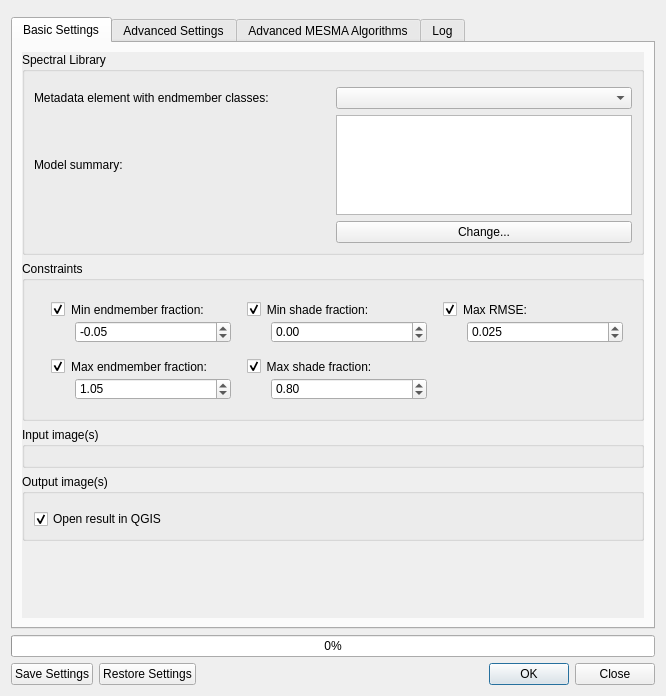
<?xml version="1.0" encoding="UTF-8"?>
<ui version="4.0">
 <class>MesmaDialog</class>
 <widget class="QDialog" name="MesmaDialog">
  <property name="geometry">
   <rect>
    <x>0</x>
    <y>0</y>
    <width>666</width>
    <height>696</height>
   </rect>
  </property>
  <property name="windowTitle">
   <string>MESMA</string>
  </property>
  <property name="toolTip">
   <string/>
  </property>
  <property name="toolTipDuration">
   <number>-1</number>
  </property>
  <property name="statusTip">
   <string/>
  </property>
  <property name="whatsThis">
   <string/>
  </property>
  <property name="accessibleName">
   <string/>
  </property>
  <property name="accessibleDescription">
   <string/>
  </property>
  <property name="locale">
   <locale language="English" country="UnitedKingdom"/>
  </property>
  <property name="windowFilePath">
   <string/>
  </property>
  <property name="sizeGripEnabled">
   <bool>false</bool>
  </property>
  <property name="modal">
   <bool>false</bool>
  </property>
  <layout class="QVBoxLayout" name="verticalLayout">
   <item>
    <widget class="QWidget" name="logoWidget" native="true">
     <layout class="QVBoxLayout" name="verticalLayout_18">
      <property name="spacing">
       <number>0</number>
      </property>
      <property name="leftMargin">
       <number>0</number>
      </property>
      <property name="topMargin">
       <number>0</number>
      </property>
      <property name="rightMargin">
       <number>0</number>
      </property>
      <property name="bottomMargin">
       <number>0</number>
      </property>
      <item>
       <layout class="QHBoxLayout" name="logoLayout">
        <property name="spacing">
         <number>0</number>
        </property>
       </layout>
      </item>
     </layout>
    </widget>
   </item>
   <item>
    <widget class="QTabWidget" name="tabWidget">
     <property name="styleSheet">
      <string notr="true"/>
     </property>
     <property name="currentIndex">
      <number>0</number>
     </property>
     <widget class="QWidget" name="tab1">
      <property name="styleSheet">
       <string notr="true"/>
      </property>
      <attribute name="title">
       <string>Basic Settings</string>
      </attribute>
      <layout class="QVBoxLayout" name="verticalLayout_6">
       <item>
        <widget class="QScrollArea" name="scrollArea1">
         <property name="styleSheet">
          <string notr="true"/>
         </property>
         <property name="frameShape">
          <enum>QFrame::NoFrame</enum>
         </property>
         <property name="frameShadow">
          <enum>QFrame::Sunken</enum>
         </property>
         <property name="widgetResizable">
          <bool>true</bool>
         </property>
         <widget class="QWidget" name="scrollArea1Content">
          <property name="geometry">
           <rect>
            <x>0</x>
            <y>0</y>
            <width>624</width>
            <height>568</height>
           </rect>
          </property>
          <layout class="QVBoxLayout" name="verticalLayout_2">
           <property name="spacing">
            <number>6</number>
           </property>
           <property name="leftMargin">
            <number>0</number>
           </property>
           <property name="topMargin">
            <number>0</number>
           </property>
           <property name="rightMargin">
            <number>0</number>
           </property>
           <property name="bottomMargin">
            <number>0</number>
           </property>
           <item>
            <widget class="QGroupBox" name="libraryGroup1">
             <property name="styleSheet">
              <string notr="true"/>
             </property>
             <property name="title">
              <string>Spectral Library</string>
             </property>
             <layout class="QVBoxLayout" name="verticalLayout_9">
              <item>
               <widget class="QgsFileWidget" name="browseLibrary">
                <property name="toolTip">
                 <string>Browse for the spectral library</string>
                </property>
                <property name="dialogTitle">
                 <string>Select a spectral library</string>
                </property>
                <property name="filter">
                 <string>ENVI Spectral Library (*.sli);;All Files (*)</string>
                </property>
                <property name="defaultRoot">
                 <string/>
                </property>
               </widget>
              </item>
              <item>
               <layout class="QGridLayout" name="modelSettings">
                <item row="0" column="0">
                 <widget class="QLabel" name="classLabel">
                  <property name="text">
                   <string>Metadata element with endmember classes:</string>
                  </property>
                 </widget>
                </item>
                <item row="1" column="1">
                 <widget class="QTextBrowser" name="modelSummary">
                  <property name="sizePolicy">
                   <sizepolicy hsizetype="Minimum" vsizetype="Expanding">
                    <horstretch>0</horstretch>
                    <verstretch>0</verstretch>
                   </sizepolicy>
                  </property>
                  <property name="minimumSize">
                   <size>
                    <width>0</width>
                    <height>0</height>
                   </size>
                  </property>
                  <property name="maximumSize">
                   <size>
                    <width>16777215</width>
                    <height>100</height>
                   </size>
                  </property>
                 </widget>
                </item>
                <item row="0" column="1">
                 <widget class="QComboBox" name="classDropDown">
                  <property name="toolTip">
                   <string>Choose the metadata element that contains the classification used in MESMA</string>
                  </property>
                 </widget>
                </item>
                <item row="3" column="1">
                 <widget class="QPushButton" name="modelButton">
                  <property name="toolTip">
                   <string>Change the subset of chosen models in an interactive widget.</string>
                  </property>
                  <property name="text">
                   <string>Change...</string>
                  </property>
                  <property name="checkable">
                   <bool>false</bool>
                  </property>
                 </widget>
                </item>
                <item row="1" column="0">
                 <widget class="QLabel" name="modelLabel">
                  <property name="text">
                   <string>Model summary:</string>
                  </property>
                 </widget>
                </item>
               </layout>
              </item>
             </layout>
            </widget>
           </item>
           <item>
            <widget class="QGroupBox" name="constraintsGroup1">
             <property name="toolTip">
              <string>Only models that meet these constraints can be chosen.</string>
             </property>
             <property name="title">
              <string>Constraints</string>
             </property>
             <property name="flat">
              <bool>false</bool>
             </property>
             <property name="checkable">
              <bool>false</bool>
             </property>
             <layout class="QGridLayout" name="gridLayout_4">
              <property name="leftMargin">
               <number>25</number>
              </property>
              <property name="topMargin">
               <number>20</number>
              </property>
              <item row="0" column="1">
               <widget class="QGroupBox" name="minShadeCheck">
                <property name="styleSheet">
                 <string notr="true">QGroupBox { border: none}</string>
                </property>
                <property name="title">
                 <string>Min shade fraction:</string>
                </property>
                <property name="checkable">
                 <bool>true</bool>
                </property>
                <property name="checked">
                 <bool>true</bool>
                </property>
                <layout class="QVBoxLayout" name="verticalLayout_10">
                 <property name="leftMargin">
                  <number>25</number>
                 </property>
                 <property name="topMargin">
                  <number>20</number>
                 </property>
                 <item>
                  <widget class="QDoubleSpinBox" name="minShadeValue">
                   <property name="minimum">
                    <double>-1.000000000000000</double>
                   </property>
                   <property name="maximum">
                    <double>2.000000000000000</double>
                   </property>
                   <property name="singleStep">
                    <double>0.050000000000000</double>
                   </property>
                  </widget>
                 </item>
                </layout>
               </widget>
              </item>
              <item row="1" column="1">
               <widget class="QGroupBox" name="maxShadeCheck">
                <property name="styleSheet">
                 <string notr="true">QGroupBox { border: none}</string>
                </property>
                <property name="title">
                 <string>Max shade fraction:</string>
                </property>
                <property name="checkable">
                 <bool>true</bool>
                </property>
                <property name="checked">
                 <bool>true</bool>
                </property>
                <layout class="QVBoxLayout" name="verticalLayout_11">
                 <property name="leftMargin">
                  <number>25</number>
                 </property>
                 <property name="topMargin">
                  <number>20</number>
                 </property>
                 <item>
                  <widget class="QDoubleSpinBox" name="maxShadeValue">
                   <property name="minimum">
                    <double>-1.000000000000000</double>
                   </property>
                   <property name="maximum">
                    <double>2.000000000000000</double>
                   </property>
                   <property name="singleStep">
                    <double>0.050000000000000</double>
                   </property>
                   <property name="value">
                    <double>0.800000000000000</double>
                   </property>
                  </widget>
                 </item>
                </layout>
               </widget>
              </item>
              <item row="1" column="0">
               <widget class="QGroupBox" name="maxFracCheck">
                <property name="styleSheet">
                 <string notr="true">QGroupBox { border: none}</string>
                </property>
                <property name="title">
                 <string>Max endmember fraction:</string>
                </property>
                <property name="checkable">
                 <bool>true</bool>
                </property>
                <property name="checked">
                 <bool>true</bool>
                </property>
                <layout class="QVBoxLayout" name="verticalLayout_5">
                 <property name="leftMargin">
                  <number>25</number>
                 </property>
                 <property name="topMargin">
                  <number>20</number>
                 </property>
                 <item>
                  <widget class="QDoubleSpinBox" name="maxFracValue">
                   <property name="minimum">
                    <double>-1.000000000000000</double>
                   </property>
                   <property name="maximum">
                    <double>2.000000000000000</double>
                   </property>
                   <property name="singleStep">
                    <double>0.050000000000000</double>
                   </property>
                   <property name="value">
                    <double>1.050000000000000</double>
                   </property>
                  </widget>
                 </item>
                </layout>
               </widget>
              </item>
              <item row="0" column="0">
               <widget class="QGroupBox" name="minFracCheck">
                <property name="styleSheet">
                 <string notr="true">QGroupBox { border: none}</string>
                </property>
                <property name="title">
                 <string>Min endmember fraction:</string>
                </property>
                <property name="alignment">
                 <set>Qt::AlignLeading|Qt::AlignLeft|Qt::AlignVCenter</set>
                </property>
                <property name="flat">
                 <bool>false</bool>
                </property>
                <property name="checkable">
                 <bool>true</bool>
                </property>
                <property name="checked">
                 <bool>true</bool>
                </property>
                <layout class="QVBoxLayout" name="verticalLayout_13">
                 <property name="leftMargin">
                  <number>25</number>
                 </property>
                 <property name="topMargin">
                  <number>20</number>
                 </property>
                 <item>
                  <widget class="QDoubleSpinBox" name="minFracValue">
                   <property name="readOnly">
                    <bool>false</bool>
                   </property>
                   <property name="buttonSymbols">
                    <enum>QAbstractSpinBox::UpDownArrows</enum>
                   </property>
                   <property name="minimum">
                    <double>-1.000000000000000</double>
                   </property>
                   <property name="maximum">
                    <double>2.000000000000000</double>
                   </property>
                   <property name="singleStep">
                    <double>0.050000000000000</double>
                   </property>
                   <property name="value">
                    <double>-0.050000000000000</double>
                   </property>
                  </widget>
                 </item>
                </layout>
               </widget>
              </item>
              <item row="0" column="2">
               <widget class="QGroupBox" name="maxRMSECheck">
                <property name="styleSheet">
                 <string notr="true">QGroupBox { border: none  }</string>
                </property>
                <property name="title">
                 <string>Max RMSE:</string>
                </property>
                <property name="checkable">
                 <bool>true</bool>
                </property>
                <property name="checked">
                 <bool>true</bool>
                </property>
                <layout class="QVBoxLayout" name="verticalLayout_12">
                 <property name="leftMargin">
                  <number>25</number>
                 </property>
                 <property name="topMargin">
                  <number>20</number>
                 </property>
                 <item>
                  <widget class="QDoubleSpinBox" name="maxRMSEValue">
                   <property name="decimals">
                    <number>3</number>
                   </property>
                   <property name="maximum">
                    <double>1.000000000000000</double>
                   </property>
                   <property name="singleStep">
                    <double>0.005000000000000</double>
                   </property>
                   <property name="value">
                    <double>0.025000000000000</double>
                   </property>
                  </widget>
                 </item>
                </layout>
               </widget>
              </item>
             </layout>
            </widget>
           </item>
           <item>
            <widget class="QGroupBox" name="imageGroup1">
             <property name="title">
              <string>Input image(s)</string>
             </property>
             <layout class="QVBoxLayout" name="verticalLayout_4">
              <item>
               <widget class="QgsFileWidget" name="browseImage">
                <property name="toolTip">
                 <string>Browse for the image or images you would like to unmix</string>
                </property>
                <property name="statusTip">
                 <string/>
                </property>
                <property name="whatsThis">
                 <string/>
                </property>
                <property name="accessibleName">
                 <string/>
                </property>
                <property name="accessibleDescription">
                 <string/>
                </property>
                <property name="fullUrl">
                 <bool>false</bool>
                </property>
                <property name="dialogTitle">
                 <string>Select your image</string>
                </property>
                <property name="filter">
                 <string>All files (*);;GDAL/OGR VSIFileHandler (*.zip  *.gz *.tar *.tar.gz *.tgz *.ZIP *.GZ *.TAR *.TAR.GZ *.TGZ);;ACE2 (*.ace2  *.ACE2);;ARC Digitized Raster Graphics (*.gen *.GEN);;ASCII Gridded XYZ  (*.xyz *.XYZ);;Arc/Info ASCII Grid (*.asc *.ASC);;Arc/Info Binary Grid  (hdr.adf HDR.ADF);;Arc/Info Export E00 GRID (*.e00 *.E00);;DRDC COASP  SAR Processor Raster (*.hdr *.HDR);;DTED Elevation Raster (*.dt0 *.dt1  *.dt2 *.DT0 *.DT1 *.DT2);;ECRG TOC format (*.xml *.XML);;ESRI .hdr  Labelled (*.bil *.BIL);;EUMETSAT Archive native  (*.nat *.NAT);;Envisat  Image Format (*.n1 *.N1);;Erdas Imagine Images  (*.img *.IMG);;FARSITE  v.4 Landscape File  (*.lcp *.LCP);;GMT NetCDF Grid Format (*.nc  *.NC);;GRIdded Binary  (*.grb *.GRB);;GeoPackage (*.gpkg  *.GPKG);;GeoSoft Grid Exchange Format (*.gxf *.GXF);;GeoTIFF (*.tif  *.tiff *.TIF *.TIFF);;Geospatial PDF (*.pdf *.PDF);;Golden Software 7  Binary Grid  (*.grd *.GRD);;Golden Software ASCII Grid  (*.grd  *.GRD);;Golden Software Binary Grid  (*.grd *.GRD);;Graphics Interchange  Format  (*.gif *.GIF);;Graphics Interchange Format  (*.gif  *.GIF);;Ground-based SAR Applications Testbed File Format  (*.gff  *.GFF);;HF2/HFZ heightfield raster (*.hf2 *.HF2);;Hierarchical Data  Format Release 4 (*.hdf *.HDF);;Hierarchical Data Format Release 5  (*.hdf5 *.HDF5);;ILWIS Raster Map (*.mpr *.mpl *.MPR *.MPL);;IRIS data  (*.ppi *.PPI);;Idrisi Raster A.1 (*.rst *.RST);;JPEG JFIF (*.jpg *.jpeg  *.JPG *.JPEG);;JPEG-2000 driver based on OpenJPEG library (*.jp2 *.j2k  *.JP2 *.J2K);;Japanese DEM  (*.mem *.MEM);;KOLOR Raw (*.kro  *.KRO);;Leveller heightfield (*.ter *.TER);;MBTiles (*.mbtiles  *.MBTILES);;MS Windows Device Independent Bitmap (*.bmp *.BMP);;Magellan  topo  (*.blx *.BLX);;NOAA NGS Geoid Height Grids (*.bin *.BIN);;NOAA  Vertical Datum .GTX (*.gtx *.GTX);;NTv2 Datum Grid Shift (*.gsb  *.GSB);;National Imagery Transmission Format (*.ntf *.NTF);;Network  Common Data Format (*.nc *.NC);;Northwood Classified Grid Format  .grc/.tab (*.grc *.GRC);;Northwood Numeric Grid Format .grd/.tab (*.grd  *.GRD);;PCIDSK Database File (*.pix *.PIX);;PCRaster Raster File (*.map  *.MAP);;Portable Network Graphics (*.png *.PNG);;Portable Pixmap Format  (*.pnm *.PNM);;R Object Data Store (*.rda *.RDA);;Raster Matrix Format  (*.rsw *.RSW);;Raster Product Format TOC format (*.toc  *.TOC);;Rasterlite (*.sqlite *.SQLITE);;SAGA GIS Binary Grid  (*.sdat  *.SDAT);;SDTS Raster (*.ddf *.DDF);;SGI Image File Format 1.0 (*.rgb  *.RGB);;SRTMHGT File Format (*.hgt *.HGT);;Snow Data Assimilation System  (*.hdr *.HDR);;Standard Raster Product  (*.img *.IMG);;Swedish Grid RIK  (*.rik *.RIK);;Terragen heightfield (*.ter *.TER);;USGS Optional ASCII  DEM  (*.dem *.DEM);;VTP .bt (Binary Terrain) 1.3 Format (*.bt  *.BT);;Vexcel MFF Raster (*.hdr *.HDR);;Virtual Raster (*.vrt *.ovr  *.VRT *.OVR);;WEBP (*.webp *.WEBP);;X11 PixMap Format (*.xpm  *.XPM);;ZMap Plus Grid (*.dat *.DAT) </string>
                </property>
               </widget>
              </item>
             </layout>
            </widget>
           </item>
           <item>
            <widget class="QGroupBox" name="outputGroup">
             <property name="toolTip">
              <string>Choose a name and location for the MESMA result file. Additional files will be filename_fractions, filename_rmse, filename_metadata.txt and filename_look_up_table.csv.</string>
             </property>
             <property name="title">
              <string>Output image(s)</string>
             </property>
             <layout class="QVBoxLayout" name="verticalLayout_3">
              <item>
               <widget class="QgsFileWidget" name="browseOut">
                <property name="toolTip">
                 <string>Choose a name and location for the MESMA result file. Additional files will be filename_fractions, filename_rmse, filename_metadata.txt and filename_look_up_table.csv.</string>
                </property>
               </widget>
              </item>
              <item>
               <widget class="QCheckBox" name="openInQGIS">
                <property name="toolTip">
                 <string>Check if you would like to view the result in QGIS afterwards.</string>
                </property>
                <property name="text">
                 <string>Open result in QGIS</string>
                </property>
                <property name="checked">
                 <bool>true</bool>
                </property>
               </widget>
              </item>
             </layout>
            </widget>
           </item>
           <item>
            <spacer name="verticalSpacer">
             <property name="orientation">
              <enum>Qt::Vertical</enum>
             </property>
             <property name="sizeHint" stdset="0">
              <size>
               <width>20</width>
               <height>0</height>
              </size>
             </property>
            </spacer>
           </item>
          </layout>
         </widget>
        </widget>
       </item>
      </layout>
     </widget>
     <widget class="QWidget" name="tab2">
      <attribute name="title">
       <string>Advanced Settings</string>
      </attribute>
      <layout class="QVBoxLayout" name="verticalLayout_7">
       <item>
        <widget class="QScrollArea" name="scrollArea2">
         <property name="styleSheet">
          <string notr="true"/>
         </property>
         <property name="frameShape">
          <enum>QFrame::NoFrame</enum>
         </property>
         <property name="lineWidth">
          <number>0</number>
         </property>
         <property name="widgetResizable">
          <bool>true</bool>
         </property>
         <widget class="QWidget" name="scrollArea2Content">
          <property name="geometry">
           <rect>
            <x>0</x>
            <y>0</y>
            <width>624</width>
            <height>568</height>
           </rect>
          </property>
          <layout class="QVBoxLayout" name="verticalLayout_8">
           <property name="leftMargin">
            <number>0</number>
           </property>
           <property name="topMargin">
            <number>0</number>
           </property>
           <property name="rightMargin">
            <number>0</number>
           </property>
           <property name="bottomMargin">
            <number>0</number>
           </property>
           <item>
            <widget class="QGroupBox" name="libraryGroup2">
             <property name="title">
              <string>Spectral Library</string>
             </property>
             <layout class="QGridLayout" name="gridLayout">
              <property name="verticalSpacing">
               <number>20</number>
              </property>
              <item row="0" column="0">
               <widget class="QLabel" name="libraryScaleLabel">
                <property name="toolTip">
                 <string>The reflectance scale factor is automatically detected. It is the number by which the array must be divided to get reflectance values between 0 and 1. The user can change this value here.</string>
                </property>
                <property name="text">
                 <string>Reflectance scale factor:</string>
                </property>
               </widget>
              </item>
              <item row="2" column="0">
               <widget class="QLabel" name="fusionLabel">
                <property name="toolTip">
                 <string>Models with a higher number of classes (e.g. 4-EM Models vs 3-EM Models) are only chosen if decrease in RMSE is larger than this threshold</string>
                </property>
                <property name="text">
                 <string>Fusion Threshold: </string>
                </property>
               </widget>
              </item>
              <item row="0" column="2">
               <widget class="QSpinBox" name="libraryScaleValue">
                <property name="sizePolicy">
                 <sizepolicy hsizetype="Minimum" vsizetype="Fixed">
                  <horstretch>0</horstretch>
                  <verstretch>0</verstretch>
                 </sizepolicy>
                </property>
                <property name="minimumSize">
                 <size>
                  <width>100</width>
                  <height>0</height>
                 </size>
                </property>
                <property name="toolTip">
                 <string>The reflectance scale factor is automatically detected. It is the number by which the array must be divided to get reflectance values between 0 and 1. The user can change this value here.</string>
                </property>
                <property name="minimum">
                 <number>1</number>
                </property>
                <property name="maximum">
                 <number>1000000000</number>
                </property>
               </widget>
              </item>
              <item row="2" column="2">
               <widget class="QDoubleSpinBox" name="fusionValue">
                <property name="toolTip">
                 <string>Models with a higher number of classes (e.g. 4-EM Models vs 3-EM Models) are only chosen if decrease in RMSE is larger than this threshold</string>
                </property>
                <property name="decimals">
                 <number>3</number>
                </property>
                <property name="maximum">
                 <double>1.000000000000000</double>
                </property>
                <property name="singleStep">
                 <double>0.001000000000000</double>
                </property>
                <property name="value">
                 <double>0.007000000000000</double>
                </property>
               </widget>
              </item>
              <item row="0" column="3">
               <spacer name="horizontalSpacer_2">
                <property name="orientation">
                 <enum>Qt::Horizontal</enum>
                </property>
                <property name="sizeHint" stdset="0">
                 <size>
                  <width>40</width>
                  <height>20</height>
                 </size>
                </property>
               </spacer>
              </item>
              <item row="3" column="0" colspan="4">
               <widget class="QGroupBox" name="shadeCheck">
                <property name="toolTip">
                 <string>Select a single shade spectrum</string>
                </property>
                <property name="styleSheet">
                 <string notr="true">QGroupBox {border: none}</string>
                </property>
                <property name="title">
                 <string>Non-photometric shade: </string>
                </property>
                <property name="alignment">
                 <set>Qt::AlignLeading|Qt::AlignLeft|Qt::AlignVCenter</set>
                </property>
                <property name="checkable">
                 <bool>true</bool>
                </property>
                <property name="checked">
                 <bool>false</bool>
                </property>
                <layout class="QGridLayout" name="gridLayout_7">
                 <property name="leftMargin">
                  <number>25</number>
                 </property>
                 <property name="topMargin">
                  <number>20</number>
                 </property>
                 <item row="2" column="1">
                  <widget class="QgsSpinBox" name="shadeScaleValue">
                   <property name="minimumSize">
                    <size>
                     <width>100</width>
                     <height>20</height>
                    </size>
                   </property>
                   <property name="maximum">
                    <number>1000000</number>
                   </property>
                  </widget>
                 </item>
                 <item row="2" column="0">
                  <widget class="QLabel" name="shadeScaleLabel">
                   <property name="text">
                    <string>Reflectance scale factor for shade signal: </string>
                   </property>
                  </widget>
                 </item>
                 <item row="2" column="2">
                  <spacer name="horizontalSpacer_4">
                   <property name="orientation">
                    <enum>Qt::Horizontal</enum>
                   </property>
                   <property name="sizeHint" stdset="0">
                    <size>
                     <width>40</width>
                     <height>20</height>
                    </size>
                   </property>
                  </spacer>
                 </item>
                 <item row="0" column="0" colspan="3">
                  <widget class="QgsFileWidget" name="browseShade">
                   <property name="toolTip">
                    <string>Select a single shade spectrum</string>
                   </property>
                   <property name="filter">
                    <string>ENVI Spectral Library (*.sli);;All Files (*)</string>
                   </property>
                  </widget>
                 </item>
                </layout>
               </widget>
              </item>
             </layout>
            </widget>
           </item>
           <item>
            <widget class="QGroupBox" name="constraintsGroup2">
             <property name="title">
              <string>Constraints</string>
             </property>
             <layout class="QVBoxLayout" name="verticalLayout_15">
              <item>
               <widget class="QGroupBox" name="residualsCheck">
                <property name="styleSheet">
                 <string notr="true">QGroupBox { border: none}</string>
                </property>
                <property name="title">
                 <string>Limit the residual values (slow!)</string>
                </property>
                <property name="checkable">
                 <bool>true</bool>
                </property>
                <property name="checked">
                 <bool>false</bool>
                </property>
                <layout class="QGridLayout" name="gridLayout_3">
                 <property name="leftMargin">
                  <number>9</number>
                 </property>
                 <property name="topMargin">
                  <number>20</number>
                 </property>
                 <item row="0" column="2">
                  <widget class="QDoubleSpinBox" name="maxThresValue">
                   <property name="decimals">
                    <number>3</number>
                   </property>
                   <property name="maximum">
                    <double>1.000000000000000</double>
                   </property>
                   <property name="singleStep">
                    <double>0.005000000000000</double>
                   </property>
                   <property name="value">
                    <double>0.025000000000000</double>
                   </property>
                  </widget>
                 </item>
                 <item row="1" column="2">
                  <widget class="QSpinBox" name="maxBandsValue">
                   <property name="maximum">
                    <number>200</number>
                   </property>
                   <property name="value">
                    <number>7</number>
                   </property>
                  </widget>
                 </item>
                 <item row="0" column="1">
                  <widget class="QLabel" name="maxThresLabel">
                   <property name="baseSize">
                    <size>
                     <width>0</width>
                     <height>0</height>
                    </size>
                   </property>
                   <property name="text">
                    <string>&lt;html&gt;&lt;head/&gt;&lt;body&gt;&lt;p align=&quot;right&quot;&gt;Threshold&lt;br/&gt;residual value:&lt;/p&gt;&lt;/body&gt;&lt;/html&gt;</string>
                   </property>
                   <property name="alignment">
                    <set>Qt::AlignRight|Qt::AlignTrailing|Qt::AlignVCenter</set>
                   </property>
                   <property name="margin">
                    <number>5</number>
                   </property>
                  </widget>
                 </item>
                 <item row="1" column="1">
                  <widget class="QLabel" name="maxBandsLabel">
                   <property name="text">
                    <string>&lt;html&gt;&lt;head/&gt;&lt;body&gt;&lt;p&gt;Max # contiguous bands&lt;br/&gt;exceeding the threshold:&lt;/p&gt;&lt;/body&gt;&lt;/html&gt;</string>
                   </property>
                   <property name="alignment">
                    <set>Qt::AlignRight|Qt::AlignTrailing|Qt::AlignVCenter</set>
                   </property>
                   <property name="wordWrap">
                    <bool>true</bool>
                   </property>
                   <property name="margin">
                    <number>5</number>
                   </property>
                  </widget>
                 </item>
                </layout>
               </widget>
              </item>
             </layout>
            </widget>
           </item>
           <item>
            <widget class="QGroupBox" name="imageGroup2">
             <property name="title">
              <string>Input Image</string>
             </property>
             <layout class="QGridLayout" name="gridLayout_5">
              <item row="0" column="2">
               <spacer name="horizontalSpacer">
                <property name="orientation">
                 <enum>Qt::Horizontal</enum>
                </property>
                <property name="sizeHint" stdset="0">
                 <size>
                  <width>40</width>
                  <height>20</height>
                 </size>
                </property>
               </spacer>
              </item>
              <item row="0" column="1">
               <widget class="QSpinBox" name="imageScaleValue">
                <property name="minimumSize">
                 <size>
                  <width>100</width>
                  <height>0</height>
                 </size>
                </property>
                <property name="toolTip">
                 <string>The reflectance scale factor is automatically detected. It is the number by which the array must be divided to get reflectance values between 0 and 1. The user can change this value here.</string>
                </property>
                <property name="minimum">
                 <number>1</number>
                </property>
                <property name="maximum">
                 <number>1000000000</number>
                </property>
               </widget>
              </item>
              <item row="0" column="0">
               <widget class="QLabel" name="imageScaleLabel">
                <property name="toolTip">
                 <string>The reflectance scale factor is automatically detected. It is the number by which the array must be divided to get reflectance values between 0 and 1. The user can change this value here.</string>
                </property>
                <property name="text">
                 <string>Reflectance scale factor:</string>
                </property>
               </widget>
              </item>
             </layout>
            </widget>
           </item>
           <item>
            <widget class="QGroupBox" name="outputGroup2">
             <property name="title">
              <string>Output Image</string>
             </property>
             <layout class="QVBoxLayout" name="verticalLayout_14">
              <item>
               <widget class="QCheckBox" name="createResidualImage">
                <property name="toolTip">
                 <string>Would you like to create a residual image?</string>
                </property>
                <property name="text">
                 <string>Create residual image</string>
                </property>
               </widget>
              </item>
             </layout>
            </widget>
           </item>
          </layout>
         </widget>
        </widget>
       </item>
      </layout>
     </widget>
     <widget class="QWidget" name="tab3">
      <attribute name="title">
       <string>Advanced MESMA Algorithms</string>
      </attribute>
      <layout class="QVBoxLayout" name="verticalLayout_16">
       <item>
        <widget class="QScrollArea" name="scrollArea3">
         <property name="styleSheet">
          <string notr="true"/>
         </property>
         <property name="frameShape">
          <enum>QFrame::NoFrame</enum>
         </property>
         <property name="widgetResizable">
          <bool>true</bool>
         </property>
         <widget class="QWidget" name="scrollArea3Contents">
          <property name="geometry">
           <rect>
            <x>0</x>
            <y>0</y>
            <width>624</width>
            <height>568</height>
           </rect>
          </property>
          <layout class="QVBoxLayout" name="verticalLayout_17">
           <property name="leftMargin">
            <number>0</number>
           </property>
           <property name="topMargin">
            <number>0</number>
           </property>
           <property name="rightMargin">
            <number>0</number>
           </property>
           <property name="bottomMargin">
            <number>0</number>
           </property>
           <item>
            <widget class="QGroupBox" name="spectralWeighingCheck">
             <property name="styleSheet">
              <string notr="true">QGroupBox {border: none}</string>
             </property>
             <property name="title">
              <string>Use spectral weighing (slow)</string>
             </property>
             <property name="checkable">
              <bool>true</bool>
             </property>
             <property name="checked">
              <bool>false</bool>
             </property>
            </widget>
           </item>
           <item>
            <widget class="QGroupBox" name="bandSelectionCheck">
             <property name="styleSheet">
              <string notr="true">QGroupBox {border: none}</string>
             </property>
             <property name="title">
              <string>Use band selection (Stable Zone Unmixing)</string>
             </property>
             <property name="checkable">
              <bool>true</bool>
             </property>
             <property name="checked">
              <bool>false</bool>
             </property>
             <layout class="QGridLayout" name="gridLayout_6">
              <property name="leftMargin">
               <number>25</number>
              </property>
              <property name="topMargin">
               <number>20</number>
              </property>
              <item row="2" column="1">
               <widget class="QDoubleSpinBox" name="correlationDecrease">
                <property name="maximum">
                 <double>1.000000000000000</double>
                </property>
                <property name="singleStep">
                 <double>0.010000000000000</double>
                </property>
                <property name="value">
                 <double>0.010000000000000</double>
                </property>
               </widget>
              </item>
              <item row="2" column="0">
               <widget class="QLabel" name="label_2">
                <property name="text">
                 <string>Correlation decrease:</string>
                </property>
               </widget>
              </item>
              <item row="1" column="0">
               <widget class="QLabel" name="label">
                <property name="text">
                 <string>Correlation threshold:</string>
                </property>
               </widget>
              </item>
              <item row="1" column="1">
               <widget class="QDoubleSpinBox" name="correlationThreshold">
                <property name="minimumSize">
                 <size>
                  <width>100</width>
                  <height>0</height>
                 </size>
                </property>
                <property name="maximum">
                 <double>1.000000000000000</double>
                </property>
                <property name="singleStep">
                 <double>0.010000000000000</double>
                </property>
                <property name="value">
                 <double>0.990000000000000</double>
                </property>
               </widget>
              </item>
              <item row="1" column="2">
               <spacer name="horizontalSpacer_3">
                <property name="orientation">
                 <enum>Qt::Horizontal</enum>
                </property>
                <property name="sizeHint" stdset="0">
                 <size>
                  <width>40</width>
                  <height>20</height>
                 </size>
                </property>
               </spacer>
              </item>
             </layout>
            </widget>
           </item>
          </layout>
         </widget>
        </widget>
       </item>
      </layout>
     </widget>
     <widget class="QWidget" name="tab_log">
      <attribute name="title">
       <string>Log</string>
      </attribute>
      <layout class="QVBoxLayout" name="verticalLayout_19">
       <item>
        <widget class="QTextBrowser" name="logBrowser"/>
       </item>
      </layout>
     </widget>
    </widget>
   </item>
   <item>
    <widget class="QProgressBar" name="progressBar">
     <property name="value">
      <number>0</number>
     </property>
    </widget>
   </item>
   <item>
    <layout class="QHBoxLayout" name="horizontalLayout">
     <item>
      <widget class="QPushButton" name="store">
       <property name="text">
        <string>Save Settings</string>
       </property>
      </widget>
     </item>
     <item>
      <widget class="QPushButton" name="restore">
       <property name="text">
        <string>Restore Settings</string>
       </property>
      </widget>
     </item>
     <item>
      <widget class="QDialogButtonBox" name="OKClose">
       <property name="standardButtons">
        <set>QDialogButtonBox::Close|QDialogButtonBox::Ok</set>
       </property>
       <property name="centerButtons">
        <bool>false</bool>
       </property>
      </widget>
     </item>
    </layout>
   </item>
  </layout>
 </widget>
 <customwidgets>
  <customwidget>
   <class>QgsFileWidget</class>
   <extends>QWidget</extends>
   <header>qgsfilewidget.h</header>
  </customwidget>
  <customwidget>
   <class>QgsSpinBox</class>
   <extends>QSpinBox</extends>
   <header>qgsspinbox.h</header>
  </customwidget>
 </customwidgets>
 <resources/>
 <connections/>
</ui>
